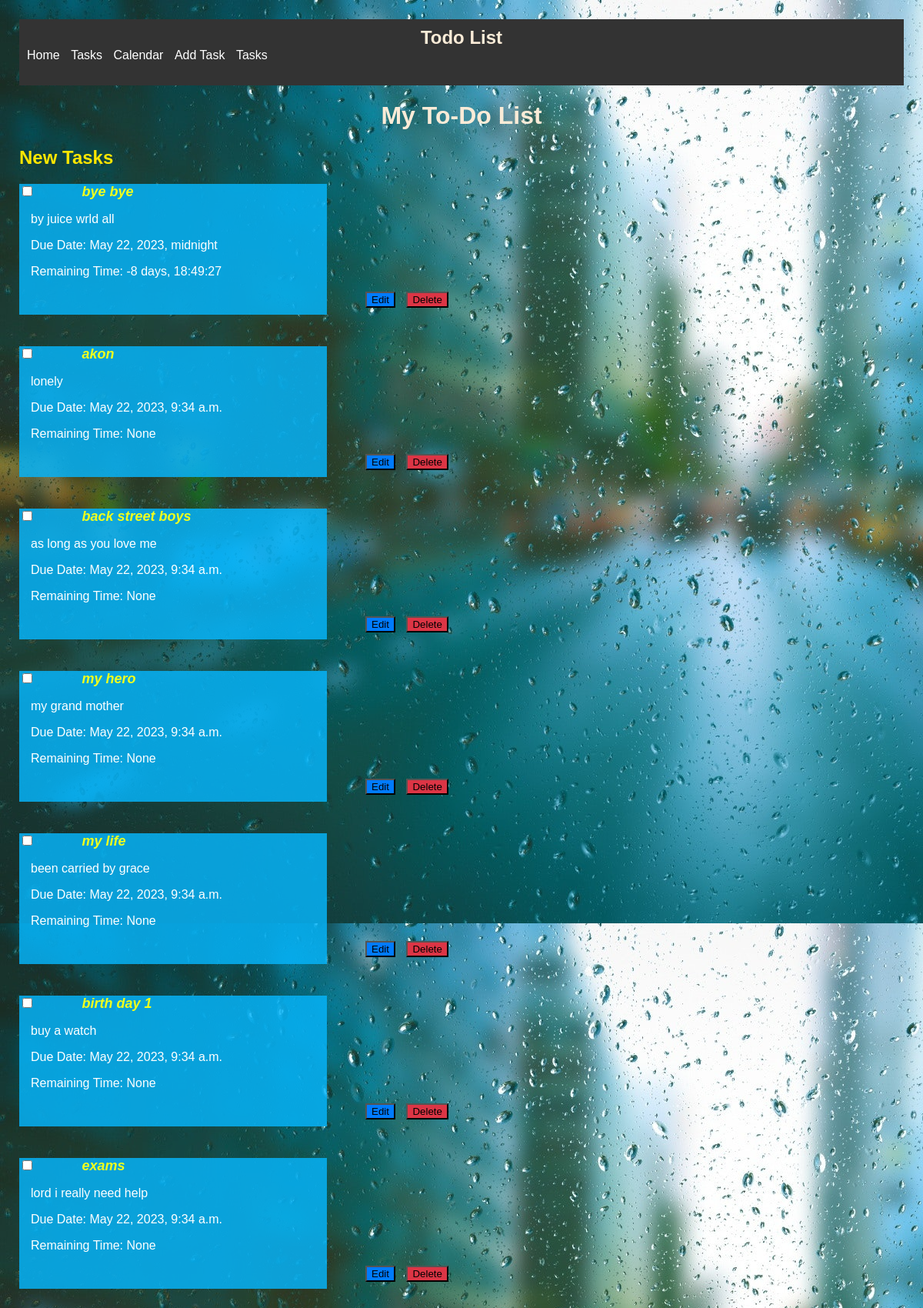
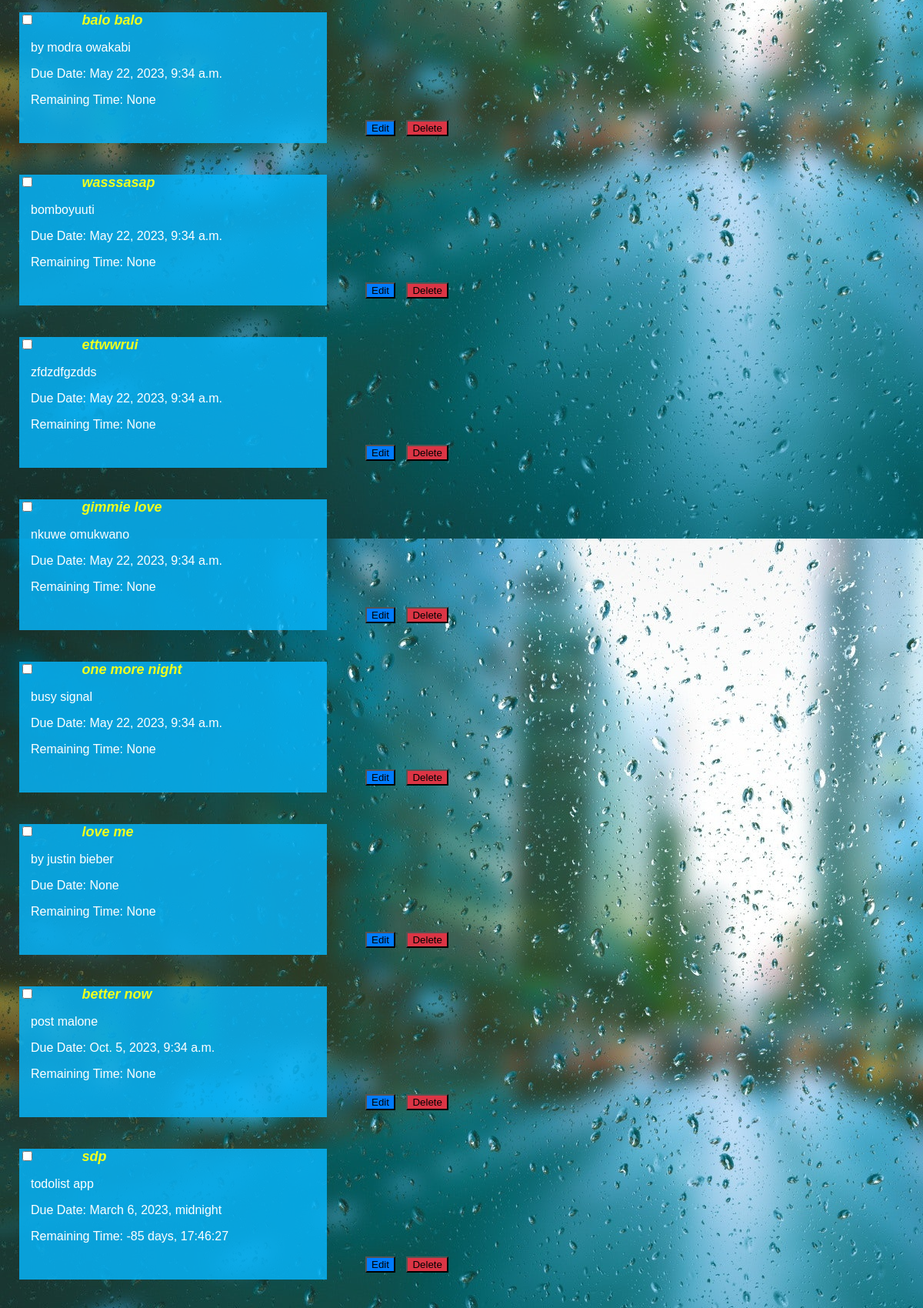
The page /tasks/tasklist/ (upper part) on the database its author committed (2 pictures, top to bottom).
### tasks/models.py (models this page shows, shortened)
class Task(models.Model):
    title = models.CharField(max_length=200)
    description = models.TextField()
    completed = models.BooleanField(default=False)
    due_date = models.DateTimeField(null=True, blank=True)
    due_datetime = models.DateTimeField(blank=True, null=True)

### tasks/views.py (the view)
# urls.py: path('tasklist/', views.task_list, name='tasklist'),
def task_list(request):
    tasks = Task.objects.all()
    current_datetime = timezone.now()
    for task in tasks:
        if task.due_datetime:
            remaining_time = task.due_datetime - current_datetime
            task.remaining_time = remaining_time
        else:
            task.remaining_time = None
    return render(request, 'tasklist.html', {'tasks': tasks})

### tasks/templates/tasklist.html (shortened to what this page needs)
{% extends 'base.html' %}
{% load static %}
{% block content %}
    <h1>My To-Do List</h1>
    <link rel="stylesheet" href="{% static 'tasks.css' %}">
    <h2>New Tasks</h2>
    <div id="new-tasks-container">
        {% for task in tasks %}
            {% if not task.completed %}
                <div class="task-item">
                    <input type="checkbox" id="task-{{ task.id }}-checkbox" {% if task.completed %}checked{% endif %} onchange="toggleTaskCompletion({{ task.id }})">
                    <strong>{{ task.title }}</strong>
                    <p>{{ task.description }}</p>
                    <p>Due Date: {{ task.due_date }}</p>
                    <p>Remaining Time: {{ task.remaining_time }}</p>
                    <br>
                </div>
                <div class="edit-delete-btns">
                    <button class="edit-button" onclick="location.href='{% url 'tasks:edit_task' task.id %}'">Edit</button>
                    <button class="delete-button" onclick="location.href='{% url 'tasks:delete_task' task.id %}'">Delete</button>
                </div>
            {% endif %}
        {% endfor %}
    </div>
    {% load static %}
{% endblock %}

### static/base.css (style rules this page uses)
body { margin: 0; padding: 0; }

### static/tasks.css (style rules this page uses)
body { font-family: Arial, sans-serif; margin: 5px; padding: 20px; background-image: url(images/tasks.jpg); }
h1 { text-align: center; color: antiquewhite; }
h2 { color: rgb(255, 230, 0); }
input[type="checkbox"] { margin-right: 10px; }
strong { font-weight: bold; color: rgb(240, 255, 30); font-style: italic; font-size: large; text-align: center; margin-left: 50px; margin-top: 10px; }
.edit-delete-btns { margin-left: 450px; margin-bottom: 50px; margin-top: -30px; }
.task-item { width: 400px; height: 170px; background: #06b4f8d7; color: #fff; box-sizing: border-box; }
.task-item p { margin-left: 15px; }
.edit-button { background-color: #007bff; cursor: pointer; margin-right: 10px; }
.delete-button { background-color: #dc3545; cursor: pointer; margin-right: 8px; }

### rows shown on the page
Task: title "bye bye", description "by juice wrld all", due_date "May 22, 2023, midnight", remaining_time "-8 days, 18:49:27"
Task: title "akon", description "lonely", due_date "May 22, 2023, 9:34 a.m.", remaining_time "None"
Task: title "back street boys", description "as long as you love me", due_date "May 22, 2023, 9:34 a.m.", remaining_time "None"
Task: title "my hero", description "my grand mother", due_date "May 22, 2023, 9:34 a.m.", remaining_time "None"
Task: title "my life", description "been carried by grace", due_date "May 22, 2023, 9:34 a.m.", remaining_time "None"
Task: title "birth day 1", description "buy a watch", due_date "May 22, 2023, 9:34 a.m.", remaining_time "None"
Task: title "exams", description "lord i really need help", due_date "May 22, 2023, 9:34 a.m.", remaining_time "None"
Task: title "balo balo", description "by modra owakabi", due_date "May 22, 2023, 9:34 a.m.", remaining_time "None"
Task: title "wasssasap", description "bomboyuuti", due_date "May 22, 2023, 9:34 a.m.", remaining_time "None"
Task: title "ettwwrui", description "zfdzdfgzdds", due_date "May 22, 2023, 9:34 a.m.", remaining_time "None"
Task: title "gimmie love", description "nkuwe omukwano", due_date "May 22, 2023, 9:34 a.m.", remaining_time "None"
Task: title "one more night", description "busy signal", due_date "May 22, 2023, 9:34 a.m.", remaining_time "None"
Task: title "love me", description "by justin bieber", due_date "None", remaining_time "None"
Task: title "better now", description "post malone", due_date "Oct. 5, 2023, 9:34 a.m.", remaining_time "None"
Task: title "sdp", description "todolist app", due_date "March 6, 2023, midnight", remaining_time "-85 days, 17:46:27"
